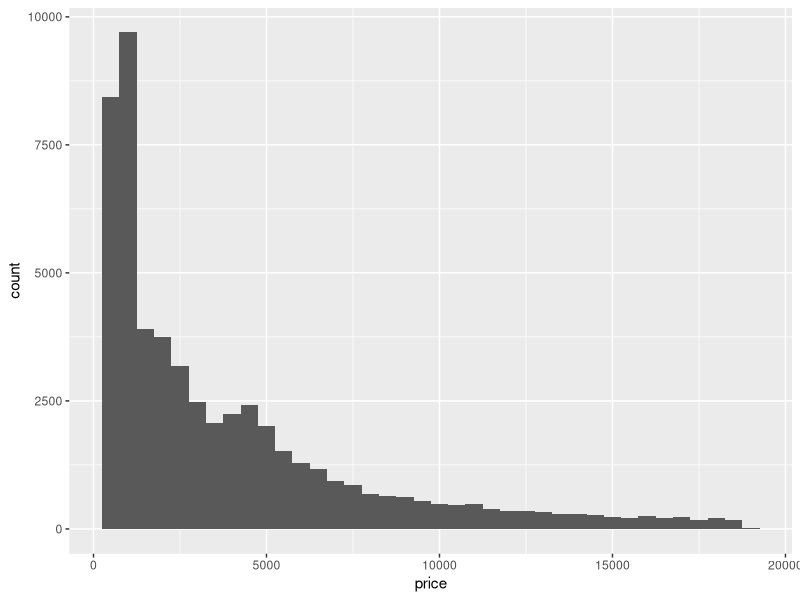
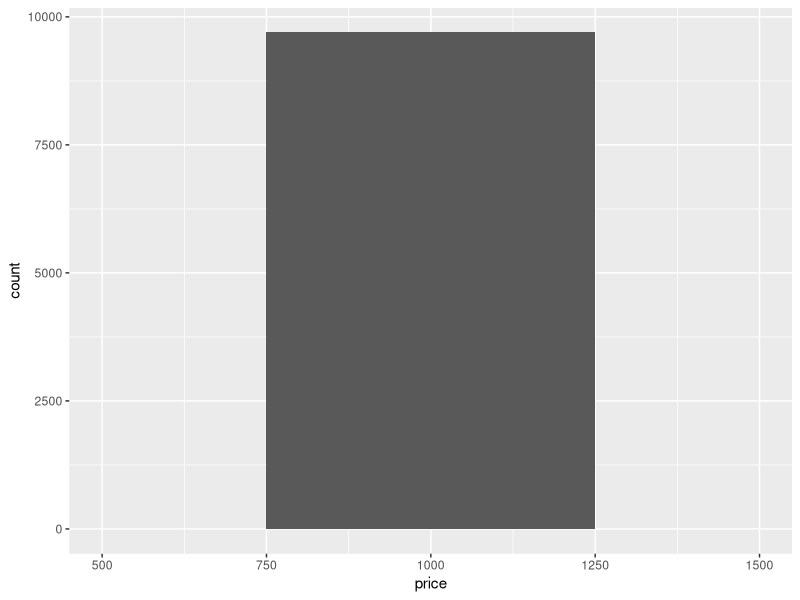
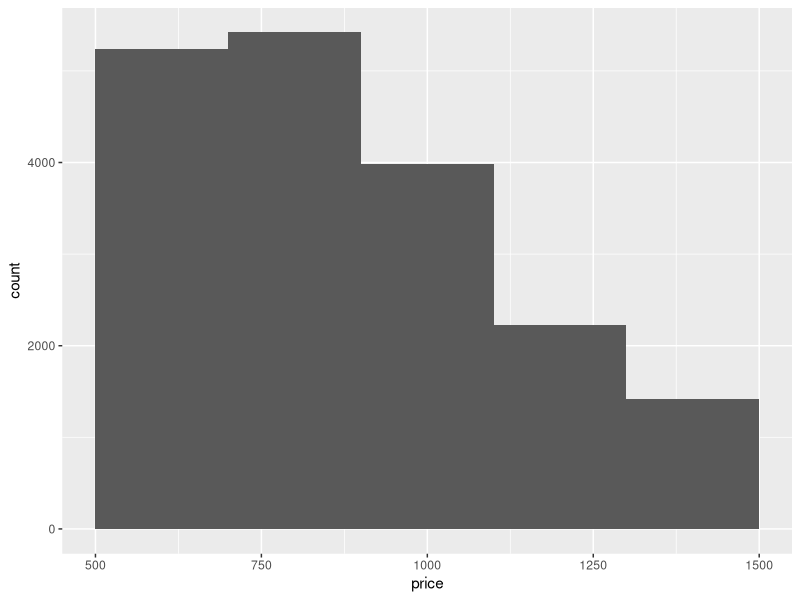
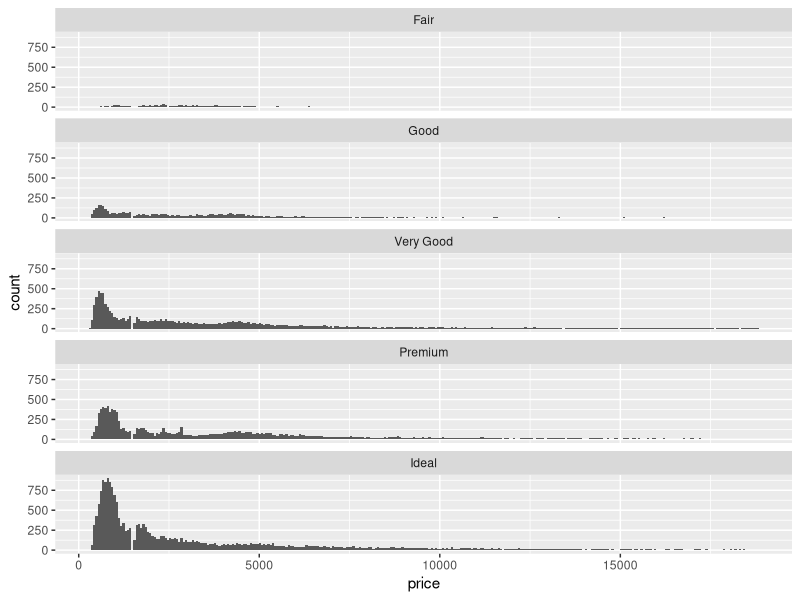
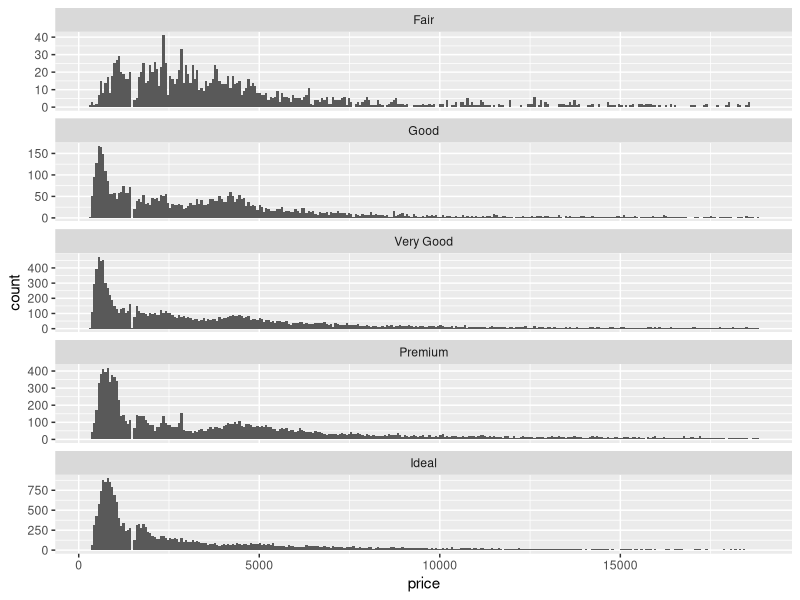
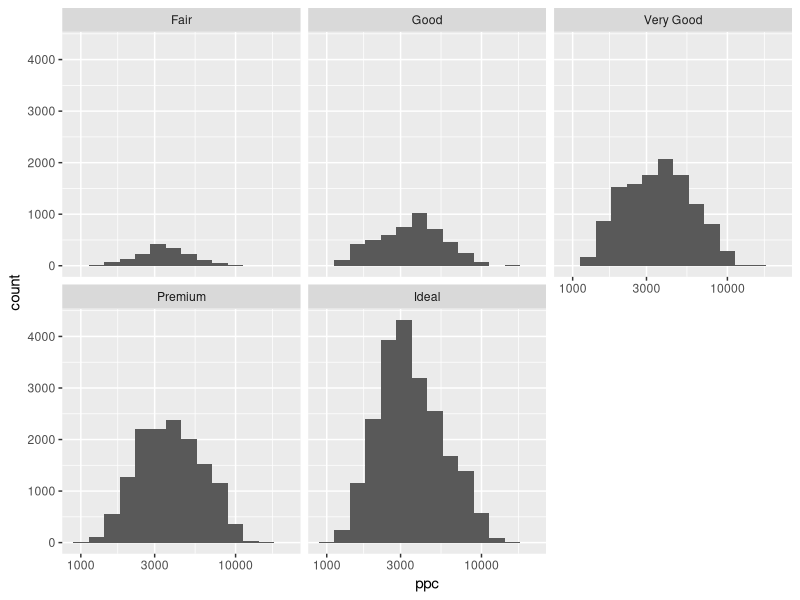
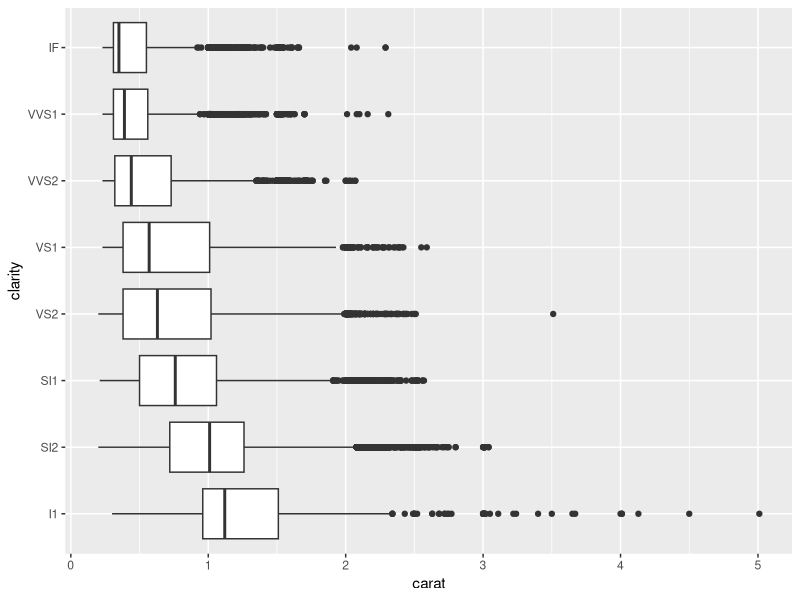
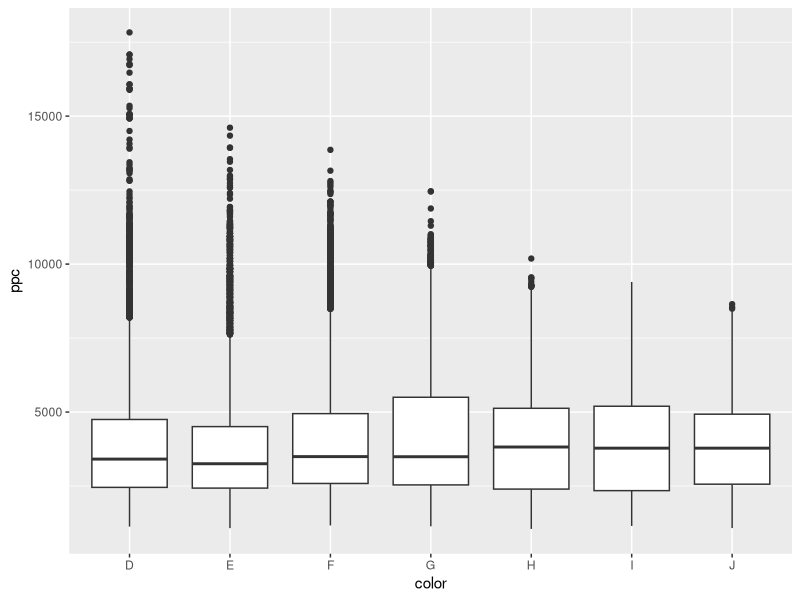

The R source for these figures, in order:
## ---- chunk 1
library(tidyverse)
library(ggplot2)
data(diamonds)
## ---- chunk 2
dim(diamonds)
summary(diamonds)

## ---- chunk 3
ggplot(data = diamonds) + geom_histogram( mapping = aes(x = price, y = ..count..), binwidth = 500)
## ---- chunk 4
summary(diamonds$price)
## ---- chunk 5

summary(diamonds$price < 500)
summary(diamonds$price < 250)
summary(diamonds$price >= 15000)
## ---- chunk 6
ggplot(data = diamonds) + geom_histogram( mapping = aes(x = price, y = ..count..), binwidth = 500) + scale_x_continuous(limits = c(500,1500))

ggplot(data = diamonds) + geom_histogram( mapping = aes(x = price, y = ..count..), binwidth = 200) + scale_x_continuous(limits = c(500,1500))
## ---- chunk 7
ggplot(data = diamonds) + geom_histogram(mapping = aes(x= price, y = ..count..), bins = 300)  + facet_wrap( ~ cut, ncol=1)
## ---- chunk 8
by (diamonds$price, diamonds$cut, summary)


## ---- chunk 9
ggplot(data = diamonds) + geom_histogram(mapping = aes(x= price, y = ..count..), bins = 300)  + facet_wrap( ~ cut, ncol=1, scales = 'free_y')
## ---- chunk 10
diamonds$ppc <- diamonds$price/diamonds$carat


ggplot(data = diamonds) + geom_histogram(mapping = aes(x=ppc, y = ..count..), binwidth = 0.1) + scale_x_log10() + facet_wrap(~ cut)
## ---- chunk 11
by (diamonds$carat, diamonds$clarity, summary)
ggplot(data = diamonds) + geom_boxplot(mapping = aes(x=clarity, y= carat)) + coord_flip()


## ---- chunk 12
by(diamonds$price, diamonds$color, summary)
IQR(subset(diamonds, color == "D")$price)
IQR(subset(diamonds, color == "J")$price)
?subset
## ---- chunk 13
ggplot(data= diamonds) + geom_boxplot(mapping = aes(x = color, y = ppc))
## ---- chunk 14
ggplot(data = diamonds) + geom_freqpoly(mapping = aes(x = carat, y = ..count..), binwidth =0.06)
ggplot(data = diamonds) + geom_freqpoly(mapping = aes(x = carat, y = ..count..), binwidth =0.05) + scale_x_continuous(breaks = seq(0, 8, by = 0.1), limits = c(0,3))
## ---- chunk 15
library(readxl)
library(stringr)
hiv <- read_xlsx(path = 'hiv.xlsx', sheet = "frame")
head(hiv)
names(hiv) <- str_to_lower(names(hiv))
hiv <- as.data.frame(sapply(hiv, as.numeric))
hivc <- filter(hiv, country > 1989)
ggplot(data=hivc) + geom_freqpoly(mapping = aes(x= bahamas, y = ..count.., color = "bahamas")) + geom_freqpoly(mapping = aes(x = barbados, y = ..count.., color = "barbados")) + labs(x = "Значение показателя", color = "Страна")

